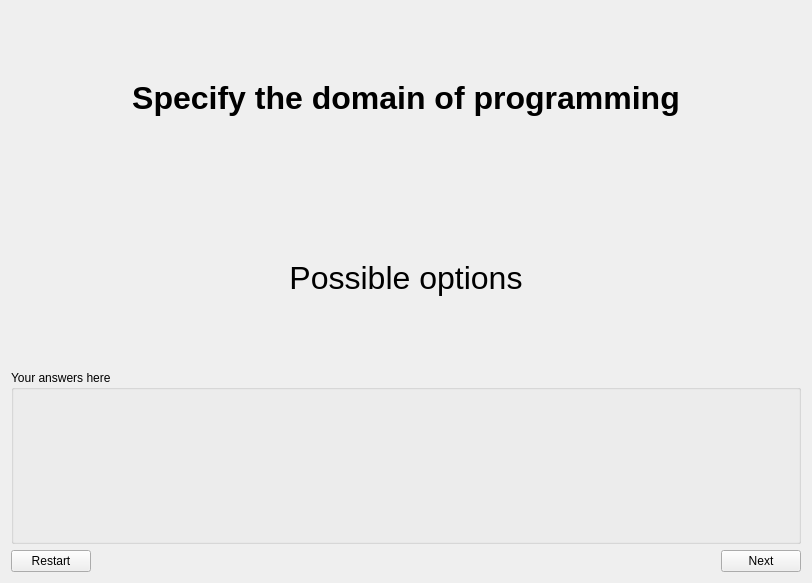
<?xml version="1.0" encoding="UTF-8"?>
<ui version="4.0">
 <class>Widget</class>
 <widget class="QWidget" name="Widget">
  <property name="geometry">
   <rect>
    <x>0</x>
    <y>0</y>
    <width>812</width>
    <height>583</height>
   </rect>
  </property>
  <property name="windowTitle">
   <string>Widget</string>
  </property>
  <layout class="QVBoxLayout" name="verticalLayout_2">
   <item>
    <widget class="QLabel" name="Question">
     <property name="font">
      <font>
       <pointsize>24</pointsize>
       <bold>true</bold>
      </font>
     </property>
     <property name="text">
      <string>Specify the domain of programming</string>
     </property>
     <property name="alignment">
      <set>Qt::AlignCenter</set>
     </property>
    </widget>
   </item>
   <item>
    <widget class="QLabel" name="answer">
     <property name="font">
      <font>
       <pointsize>24</pointsize>
       <bold>false</bold>
      </font>
     </property>
     <property name="text">
      <string>Possible options</string>
     </property>
     <property name="alignment">
      <set>Qt::AlignCenter</set>
     </property>
    </widget>
   </item>
   <item>
    <layout class="QHBoxLayout" name="imagesLayout"/>
   </item>
   <item>
    <widget class="QGroupBox" name="answersBox">
     <property name="title">
      <string>Your answers here</string>
     </property>
    </widget>
   </item>
   <item>
    <layout class="QHBoxLayout" name="horizontalLayout">
     <item>
      <widget class="QPushButton" name="restartButton">
       <property name="sizePolicy">
        <sizepolicy hsizetype="Fixed" vsizetype="Fixed">
         <horstretch>0</horstretch>
         <verstretch>0</verstretch>
        </sizepolicy>
       </property>
       <property name="text">
        <string>Restart</string>
       </property>
      </widget>
     </item>
     <item>
      <spacer name="horizontalSpacer">
       <property name="orientation">
        <enum>Qt::Horizontal</enum>
       </property>
       <property name="sizeHint" stdset="0">
        <size>
         <width>40</width>
         <height>20</height>
        </size>
       </property>
      </spacer>
     </item>
     <item>
      <widget class="QPushButton" name="nextButton">
       <property name="sizePolicy">
        <sizepolicy hsizetype="Fixed" vsizetype="Fixed">
         <horstretch>0</horstretch>
         <verstretch>0</verstretch>
        </sizepolicy>
       </property>
       <property name="text">
        <string>Next</string>
       </property>
      </widget>
     </item>
    </layout>
   </item>
  </layout>
 </widget>
 <resources/>
 <connections/>
</ui>
